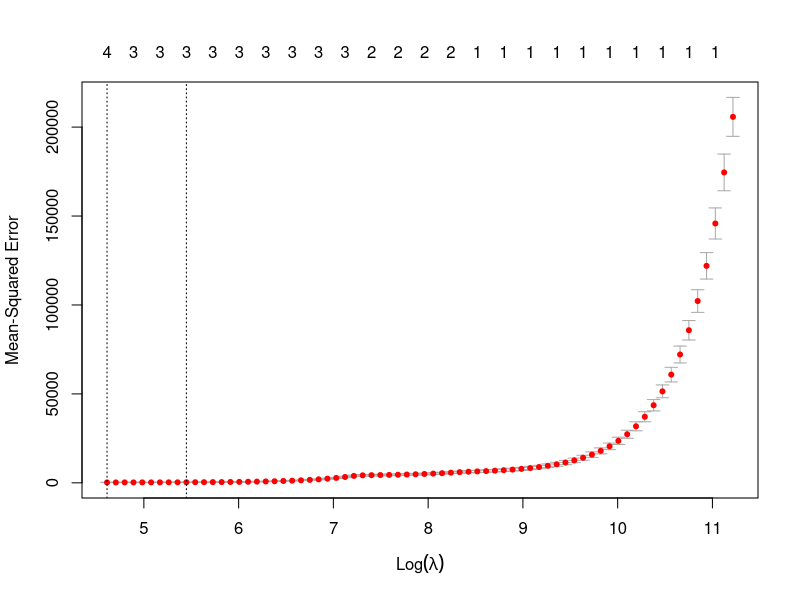

R code for this plot:
## ---- chunk 1
library(MASS)

data(Boston, package="MASS")
## ---- chunk 2
B <- c(crim=1.52274943515658, zn=-2.79081122064963, indus=0, 
       nox=1.4332089680247, rm=1.03212527744472, age=0, 
       dis=2.75923800934106, tax=2.43884606240317, ptratio=0, 
       black=-0.371096117421985, lstat=1.09251574007794, medv=0)

eps <- rnorm(nrow(Boston))
## ---- chunk 3
Boston <- Boston[, names(B)]
## ---- chunk 4
head(Boston)
## ---- chunk 5
Y = as.matrix(Boston[, names(B)]) %*% B + eps
Boston$Y = Y
## ---- chunk 6
test_indices <- sample(1:nrow(Boston), size = 0.4 * nrow(Boston))
X_test <- Boston[test_indices, names(B)]
Y_test <- Boston[test_indices, 'Y']
X_train <- Boston[-test_indices, names(B)]
Y_train <- Boston[-test_indices, 'Y']
## ---- chunk 7
model <- lm(Y ~ ., Boston, subset = -test_indices)
## ---- chunk 8
summary(model)
## ---- chunk 9
pred <- predict(model, newdata = X_test)
## ---- chunk 10
mse <- mean((Y_test - pred)^2)
cat("mse: ", mse)
## ---- chunk 11
min_mse <- mean((Y_test - as.matrix(X_test) %*% B)^2)
cat("min mse:", min_mse)
## ---- chunk 12
model_aic <- stepAIC(model, direction = "both", trace = FALSE)
model_bic <- stepAIC(model, direction = "both", k = log(nrow(biopsy)), trace = FALSE)
## ---- chunk 13
summary(model_aic)
## ---- chunk 14
summary(model_bic)
## ---- chunk 15
library(glmnet)
## ---- chunk 16
simple.cv <- cv.glmnet(x=as.matrix(X_train),
                       y=as.numeric(Y_train),
                       standardize=F,
                       thresh=1e-16,
                       alpha=1
                       )
## ---- chunk 17
plot(simple.cv)
